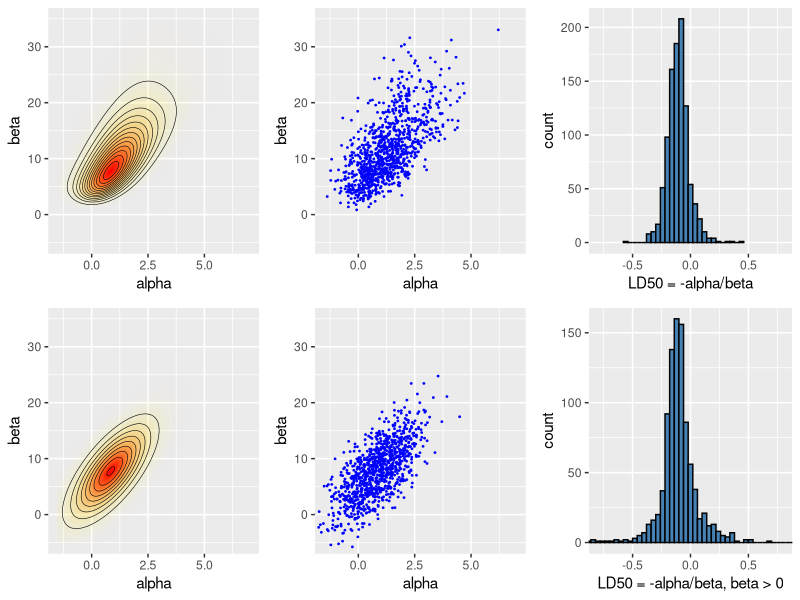

Here is the R script that generated this plot:
## ---- chunk 1
library(ggplot2)
library(gridExtra)
library(tidyr)
library(MASS)
df1 <- data.frame(
  x = c(-0.86, -0.30, -0.05, 0.73),
  n = c(5, 5, 5, 5),
  y = c(0, 1, 3, 5)
)
A = seq(-1.5, 7, length.out = 100)
B = seq(-5, 35, length.out = 100)
# make vectors that contain all pairwise combinations of A and B
cA <- rep(A, each = length(B))
cB <- rep(B, length(A))
# a helper function to calculate the log likelihood
logl <- function(df, a, b)
  df['y']*(a + b*df['x']) - df['n']*log1p(exp(a + b*df['x']))
# calculate likelihoods: apply logl function for each observation
# ie. each row of data frame of x, n and y
p <- apply(df1, 1, logl, cA, cB) %>% rowSums() %>% exp()


nsamp <- 1000
samp_indices <- sample(length(p), size = nsamp,
                       replace = T, prob = p/sum(p))
samp_A <- cA[samp_indices[1:nsamp]]
samp_B <- cB[samp_indices[1:nsamp]]
# add random jitter, see BDA3 p. 76
samp_A <- samp_A + runif(nsamp, A[1] - A[2], A[2] - A[1])
samp_B <- samp_B + runif(nsamp, B[1] - B[2], B[2] - B[1])

#Compute LD50 conditional beta >0
bpi <- samp_B > 0
samp_ld50 <- -samp_A[bpi]/samp_B[bpi]

xl <- c(-1.5, 7)
yl <- c(-5, 35)
pos <- ggplot(data = data.frame(cA ,cB, p), aes(x = cA, y = cB)) +
  geom_raster(aes(fill = p, alpha = p), interpolate = T) +
  geom_contour(aes(z = p), colour = 'black', size = 0.2) +
  coord_cartesian(xlim = xl, ylim = yl) +
  labs(x = 'alpha', y = 'beta') +
  scale_fill_gradient(low = 'yellow', high = 'red', guide = F) +
  scale_alpha(range = c(0, 1), guide = F)
sam <- ggplot(data = data.frame(samp_A, samp_B)) +
  geom_point(aes(samp_A, samp_B), color = 'blue', size = 0.3) +
  coord_cartesian(xlim = xl, ylim = yl) +
  labs(x = 'alpha', y = 'beta')
his <- ggplot() +
  geom_histogram(aes(samp_ld50), binwidth = 0.04,
                 fill = 'steelblue', color = 'black') +
  coord_cartesian(xlim = c(-0.8, 0.8)) +
  labs(x = 'LD50 = -alpha/beta')
bioassayfun <- function(w, df) {
  z <- w[1] + w[2]*df$x
  -sum(df$y*(z) - df$n*log1p(exp(z)))
}
w0 <- c(0,0)
optim_res <- optim(w0, bioassayfun, gr = NULL, df1, hessian = T)
w <- optim_res$par
S <- solve(optim_res$hessian)
dmvnorm <- function(x, mu, sig)
  exp(-0.5*(length(x)*log(2*pi) + log(det(sig)) + (x-mu)%*%solve(sig, x-mu)))

p <- apply(cbind(cA, cB), 1, dmvnorm, w, S)

# sample from the multivariate normal 
normsamp <- mvrnorm(nsamp, w, S)
bpi <- normsamp[,2] > 0
normsamp_ld50 <- -normsamp[bpi,1]/normsamp[bpi,2]

pos_norm <- ggplot(data = data.frame(cA ,cB, p), aes(x = cA, y = cB)) +
  geom_raster(aes(fill = p, alpha = p), interpolate = T) +
  geom_contour(aes(z = p), colour = 'black', size = 0.2) +
  coord_cartesian(xlim = xl, ylim = yl) +
  labs(x = 'alpha', y = 'beta') +
  scale_fill_gradient(low = 'yellow', high = 'red', guide = F) +
  scale_alpha(range = c(0, 1), guide = F)

sam_norm <- ggplot(data = data.frame(samp_A=normsamp[,1], samp_B=normsamp[,2])) +
  geom_point(aes(samp_A, samp_B), color = 'blue', size = 0.3) +
  coord_cartesian(xlim = xl, ylim = yl) +
  labs(x = 'alpha', y = 'beta')

his_norm <- ggplot() +
  geom_histogram(aes(normsamp_ld50), binwidth = 0.04,
                 fill = 'steelblue', color = 'black') +
  coord_cartesian(xlim = c(-0.8, 0.8)) +
  labs(x = 'LD50 = -alpha/beta, beta > 0')

grid.arrange(pos, sam, his, pos_norm, sam_norm, his_norm, ncol = 3)



